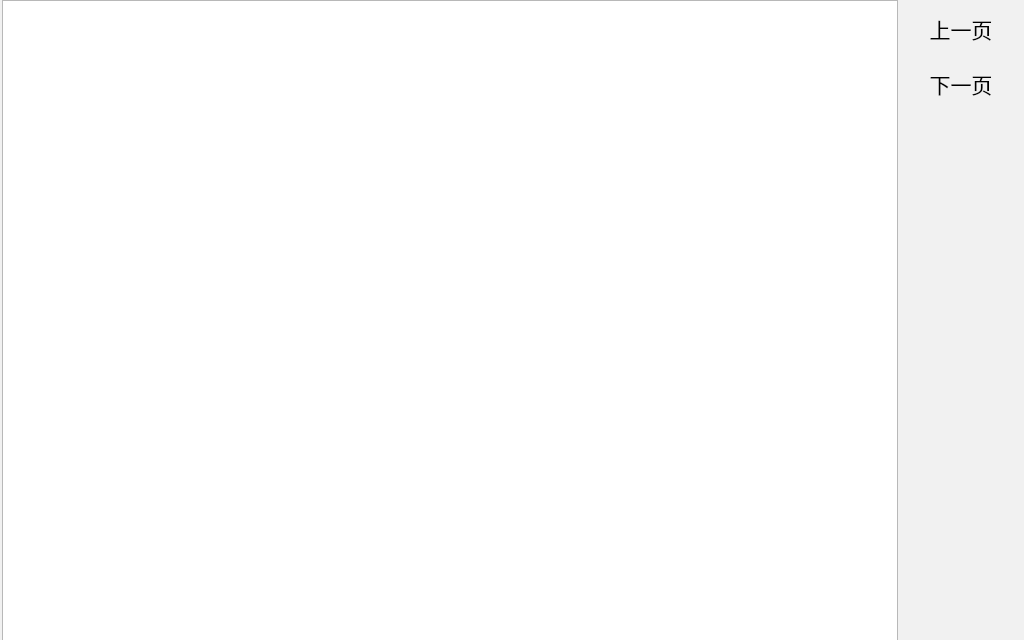
<?xml version="1.0" encoding="UTF-8"?>
<ui version="4.0">
 <class>MotusRunLog</class>
 <widget class="QDialog" name="MotusRunLog">
  <property name="geometry">
   <rect>
    <x>0</x>
    <y>0</y>
    <width>1024</width>
    <height>640</height>
   </rect>
  </property>
  <property name="minimumSize">
   <size>
    <width>1024</width>
    <height>640</height>
   </size>
  </property>
  <property name="maximumSize">
   <size>
    <width>1024</width>
    <height>640</height>
   </size>
  </property>
  <property name="font">
   <font>
    <family>新宋体</family>
    <pointsize>16</pointsize>
   </font>
  </property>
  <property name="windowTitle">
   <string>Dialog</string>
  </property>
  <property name="styleSheet">
   <string notr="true">#MotusRunLog { background-color: rgb(241, 241, 241); } 

</string>
  </property>
  <widget class="QWidget" name="layoutWidget">
   <property name="geometry">
    <rect>
     <x>0</x>
     <y>0</y>
     <width>1021</width>
     <height>641</height>
    </rect>
   </property>
   <layout class="QHBoxLayout" name="horizontalLayout">
    <property name="leftMargin">
     <number>2</number>
    </property>
    <item>
     <widget class="QTableView" name="errorRecordTableView">
      <property name="font">
       <font>
        <family>新宋体</family>
        <pointsize>16</pointsize>
       </font>
      </property>
      <property name="styleSheet">
       <string notr="true">QHeaderView::section:first
{
	border-style:inset;
	background-color: rgb(241, 241,241);
    height: 30px;
    font: 16pt &quot;新宋体&quot;;
}
 
QHeaderView::section:middle
{
	border-style:inset;
	background-color: rgb(241, 241,241);
    height: 30px;
    font: 16pt &quot;新宋体&quot;;
}
 
QHeaderView::section:last
{
	border-style:inset;
	background-color: rgb(241, 241,241);
    height: 30px;
    font: 16pt &quot;新宋体&quot;;
}</string>
      </property>
     </widget>
    </item>
    <item>
     <layout class="QVBoxLayout" name="verticalLayout">
      <property name="spacing">
       <number>10</number>
      </property>
      <property name="leftMargin">
       <number>12</number>
      </property>
      <property name="topMargin">
       <number>6</number>
      </property>
      <property name="rightMargin">
       <number>15</number>
      </property>
      <item>
       <widget class="QPushButton" name="previousButton">
        <property name="minimumSize">
         <size>
          <width>90</width>
          <height>45</height>
         </size>
        </property>
        <property name="font">
         <font>
          <family>新宋体</family>
          <pointsize>16</pointsize>
         </font>
        </property>
        <property name="styleSheet">
         <string notr="true">QPushButton{ 
border-radius:6px;
}
QPushButton:hover{color: rgb(0,0,0);} QPushButton:pressed{padding-left:3px;padding-top:3px;}</string>
        </property>
        <property name="text">
         <string>上一页</string>
        </property>
        <property name="icon">
         <iconset resource="resources.qrc">
          <normaloff>:/picture/up.PNG</normaloff>:/picture/up.PNG</iconset>
        </property>
        <property name="iconSize">
         <size>
          <width>40</width>
          <height>40</height>
         </size>
        </property>
       </widget>
      </item>
      <item>
       <widget class="QPushButton" name="nextButton">
        <property name="minimumSize">
         <size>
          <width>90</width>
          <height>45</height>
         </size>
        </property>
        <property name="font">
         <font>
          <family>新宋体</family>
          <pointsize>16</pointsize>
         </font>
        </property>
        <property name="styleSheet">
         <string notr="true">QPushButton{ 
border-radius:6px;
}
QPushButton:hover{color: rgb(0,0,0);} QPushButton:pressed{padding-left:3px;padding-top:3px;}</string>
        </property>
        <property name="text">
         <string>下一页</string>
        </property>
        <property name="icon">
         <iconset resource="resources.qrc">
          <normaloff>:/picture/down.PNG</normaloff>:/picture/down.PNG</iconset>
        </property>
        <property name="iconSize">
         <size>
          <width>40</width>
          <height>40</height>
         </size>
        </property>
       </widget>
      </item>
      <item>
       <spacer name="verticalSpacer">
        <property name="minimumSize">
         <size>
          <width>90</width>
          <height>0</height>
         </size>
        </property>
        <property name="orientation">
         <enum>Qt::Vertical</enum>
        </property>
        <property name="sizeHint" stdset="0">
         <size>
          <width>87</width>
          <height>518</height>
         </size>
        </property>
       </spacer>
      </item>
     </layout>
    </item>
   </layout>
  </widget>
 </widget>
 <resources>
  <include location="resources.qrc"/>
 </resources>
 <connections/>
</ui>
